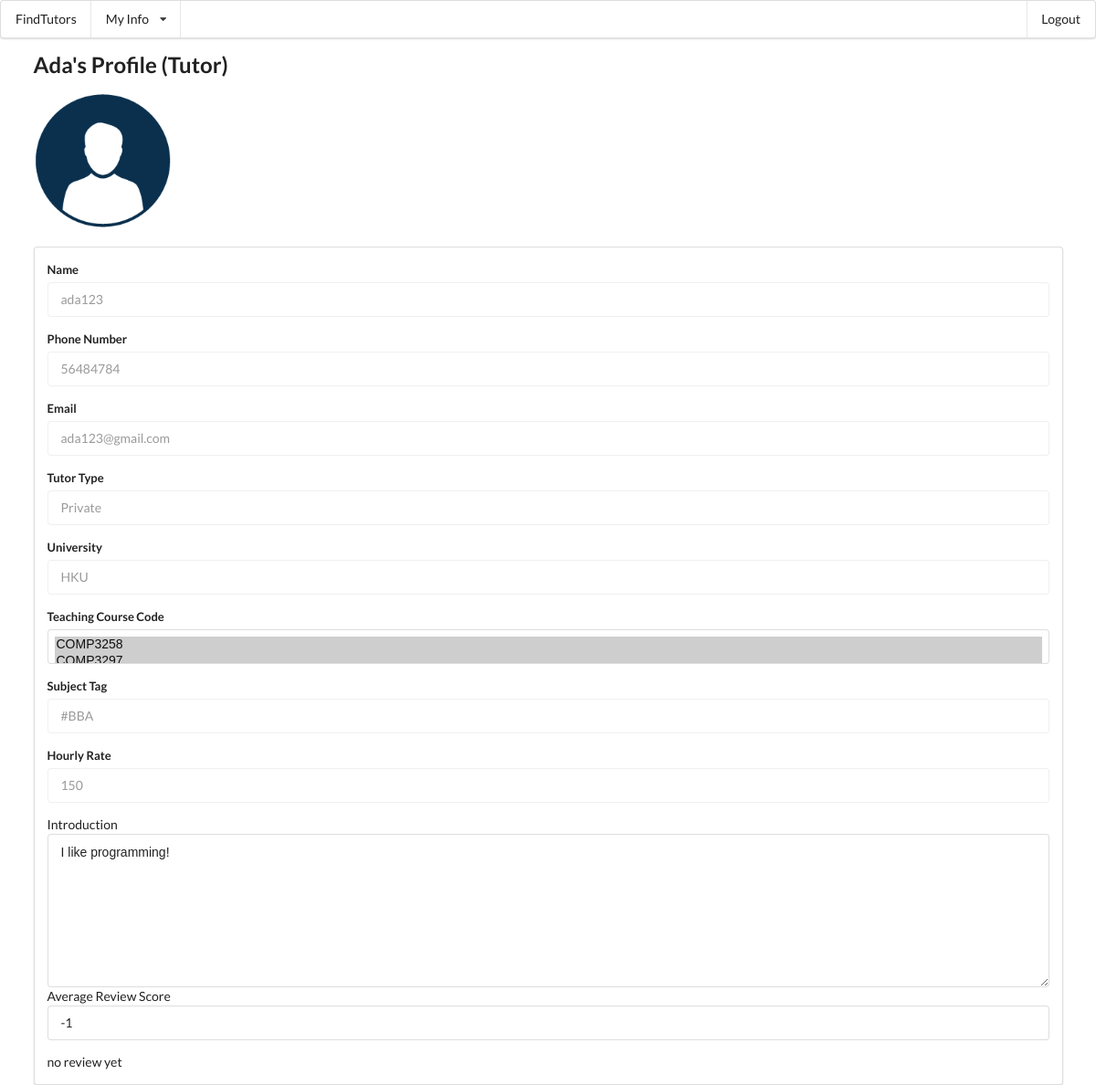
Page /main/viewAccountDetail (signed in) on the earlier database version.
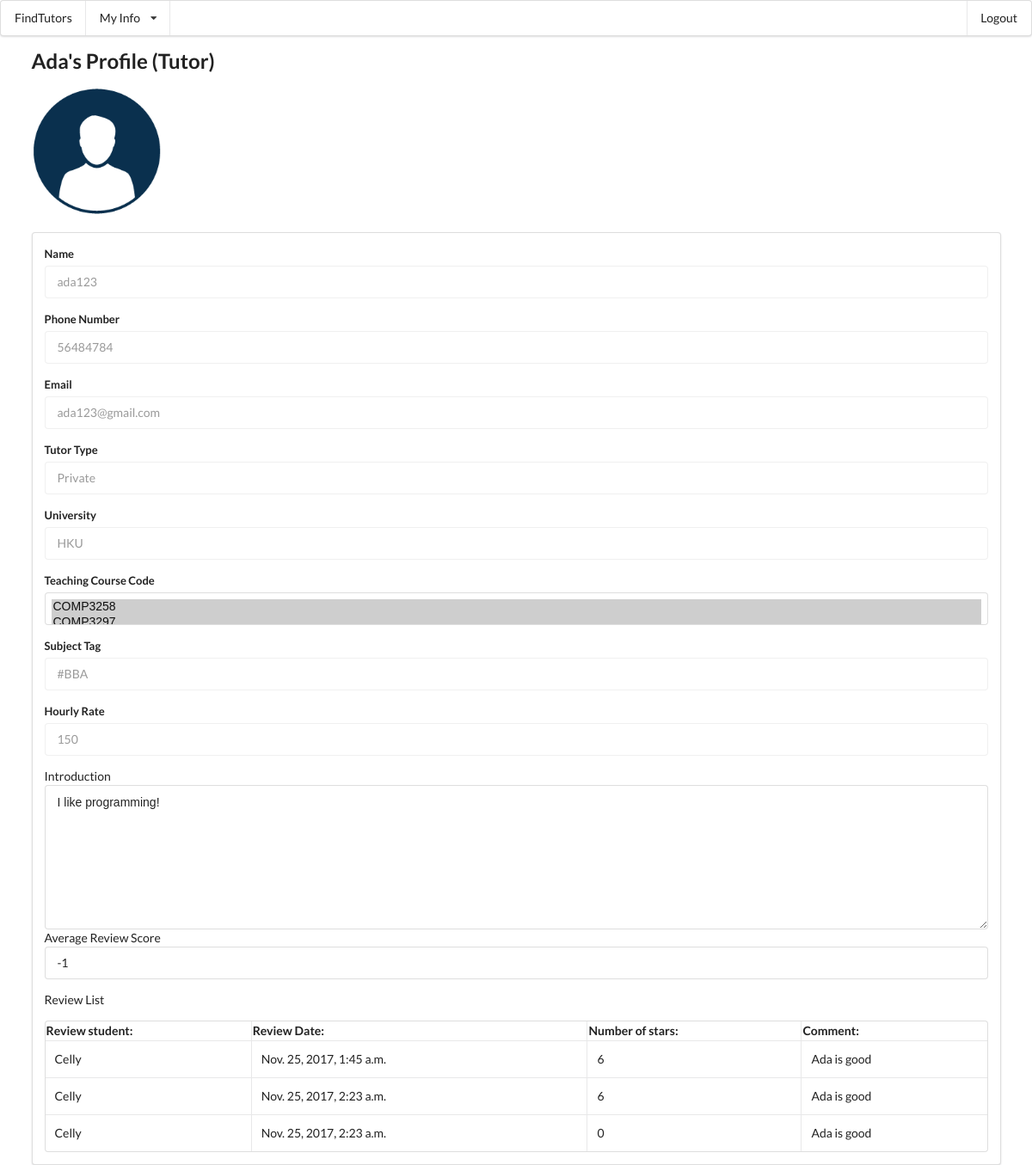
Same page on the later database version.
### mainApp/models.py (models this page shows, shortened)
class Tutor(models.Model):
	phoneNumber=models.CharField(max_length=10)
	photo_url=models.CharField(max_length=30)
	user = models.OneToOneField(User, on_delete=models.CASCADE)
	tutor_type=models.CharField(max_length=8,default="Private")#Contract/Private
	university=models.CharField(max_length=60)
	teach_course_code=models.ManyToManyField(SubjectCode)
	subject_tag=models.CharField(max_length=60)
	hourly_rate=models.IntegerField(default=100)
	introduction=models.TextField(default="I love programming")
	activated=models.BooleanField(default=True)#profiles show to public or not
	avg_review=models.IntegerField(default=-1)
	def __str__ (self):
		return self.user.first_name

class Review(models.Model):
	stars=models.IntegerField(default=3)
	comment=models.CharField(max_length=200)
	involved_session=models.OneToOneField(Session,null=True)
	written_student=models.ForeignKey(Student)
	for_tutor=models.ForeignKey(Tutor)
	written_date=models.DateTimeField(auto_now_add=True)
	course_code=models.CharField(max_length=10)
	state=models.CharField(max_length=10,default='empty')#completed
	is_anonymous=models.BooleanField(default=True)

class Student(models.Model):
	user = models.OneToOneField(User, on_delete=models.CASCADE)
	phoneNumber=models.CharField(max_length=10)
	photo_url=models.CharField(max_length=30)
	def __str__ (self):
		return self.user.first_name

### mainApp/views_account.py (the view)
@never_cache
@login_required
def viewAccountDetail(request):
    if(hasattr(request.user,'tutor')):
        this_user = request.user.tutor
        return render(request, 'mainApp/viewAccountDetail_tutor.html', {'this_user': this_user,"tut_reviews":this_user.review_set.all()})
    else:
        this_user = request.user.student
        return render(request, 'mainApp/viewAccountDetail_student.html', {'this_user': this_user})

### mainApp/models.py (called while the page is built)
	def __str__ (self):
		return self.subject_code

### mainApp/templates/mainApp/viewAccountDetail_tutor.html (shortened to what this page needs)
{% extends "mainApp/base.html" %}
{% block content %}
{% load static %}
<h2>{{this_user}}'s Profile (Tutor)</h2>
<img src="/main/media/{{this_user.photo_url}}" height="150" width="150">
<div class="ui segment">
    <form class="ui form" action="editAccountDetail" method="post">{% csrf_token %}
        <div class="field">
            <label>Name</label>
            <input type="text" name="Name" placeholder="Name" value={{this_user.user.username}} disabled>
        </div>
        <div class="field">
            <label>Phone Number</label>
            <input type="text" name="phoneNumber" placeholder="Phone Number" value={{this_user.phoneNumber}} disabled>
        </div>
        <div class="field">
            <label>Email</label>
            <input type="text" name="email" placeholder="email" value={{this_user.user.email}} disabled>
        </div>
        <div class="field">
            <label>Tutor Type</label>
            <input type="text" name="tutor_type" placeholder="tutor_type" value={{this_user.tutor_type}} disabled>
        </div>
        <div class="field">
            <label>University</label>
            <input type="text" name="university" placeholder="university" value={{this_user.university}} disabled>
        </div>
        <div class="wide field">
            <label>Teaching Course Code</label>
            <select name="subject" multiple="" class="ui fluid dropdown">
                {% for code in this_user.teach_course_code.all %}
                <option value="{{code.subject_code}}" selected>{{code.subject_code}}</option>
                {% endfor %}
            </select>
        </div>
        <div class="field">
            <label>Subject Tag</label>
            <input type="text" name="subject_tag" placeholder="subject_tag" value={{this_user.subject_tag}} disabled>
        </div>
        <div class="field">
            <label>Hourly Rate</label>
            <input type="text" name="hourly_rate" placeholder="hourly_rate" value={{this_user.hourly_rate}} disabled>
        </div>
        <div>
            <label>Introduction</label>
            <textarea name="introduction" placeholder="introduction" disabled>{{this_user.introduction}}</textarea>
        </div>
        <div>
            <label>Average Review Score</label>
            <input type="text" name="avgReviewScore" placeholder="avgReviewScore" value={{this_user.avg_review}} disabled>
        </div>
		{% if tut_reviews %}
		<label>Review List</label>
		<table cellspacing="20" class="ui celled table">
	<tr>
		<th>
			Review student:
		</th>
		<th>
			Review Date:
		</th>
		<th>
			Number of stars:
		</th>
		<th>
			Comment:
		</th>
	</tr>
	{% for reviews in tut_reviews %}
	<tr>
		<td>
			<p>{{reviews.written_student}}</p>
		</td>
		<td>
			<p>{{reviews.written_date}}</p>
		</td>
		<td>
			<p>{{reviews.stars}}</p>
		</td>
		<td>
			<p>{{reviews.comment}}</p>
		</td>
	</tr>
	{% endfor %}
</table>
        {% else %}
        <div>no review yet</div>
		{% endif %}
    </form>
</div>
{% endblock %}

### mainApp/templates/mainApp/base.html (shortened to what this page needs)
<!DOCTYPE html>
<html lang="en">
<head>
{% load static %}
         <link rel="stylesheet" type="text/css" href="{% static "mainApp/semantic.min.css" %}">
</head>
<body>
    <div class="ui menu">
	{% block alt_menu %}
	  <a class="item" href="/main/findTutors">
    FindTutors
   </a>
    <div class="ui simple dropdown item">
    My Info
    <i class="dropdown icon"></i>
  </div>
    <div class="right menu">
    <a  href='/main/logout' class="ui item">
      Logout
    </a>
  </div>
  {% endblock %}
</div>
    <div class="ui paded container" id="content">
        {% block content %}{% endblock %}
    </div>
</body>
</html>

Differences in the rows shown:
added Review: written_student "Celly", written_date "Nov. 25, 2017, 1:45 a.m.", stars "6", comment "Ada is good"
added Review: written_student "Celly", written_date "Nov. 25, 2017, 2:23 a.m.", stars "6", comment "Ada is good"
added Review: written_student "Celly", written_date "Nov. 25, 2017, 2:23 a.m.", stars "0", comment "Ada is good"
Other differences:
text no longer shown: "no review yet"
text now shown: "Review List Review student: Review Date: Number of stars: Comment:"
